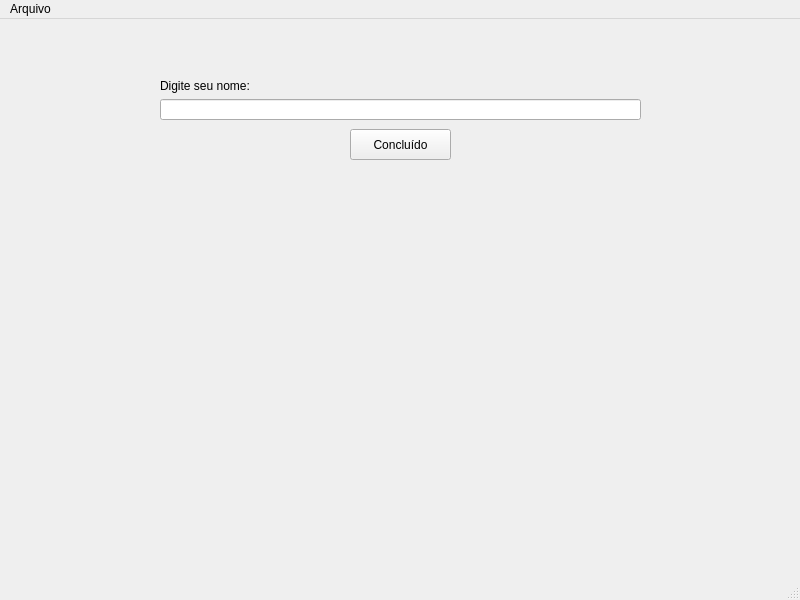
<?xml version="1.0" encoding="UTF-8"?>
<ui version="4.0">
 <class>MainWindow</class>
 <widget class="QMainWindow" name="MainWindow">
  <property name="geometry">
   <rect>
    <x>0</x>
    <y>0</y>
    <width>800</width>
    <height>600</height>
   </rect>
  </property>
  <property name="windowTitle">
   <string>MainWindow</string>
  </property>
  <widget class="QWidget" name="centralwidget">
   <widget class="QLabel" name="output_nome">
    <property name="geometry">
     <rect>
      <x>140</x>
      <y>200</y>
      <width>531</width>
      <height>281</height>
     </rect>
    </property>
    <property name="font">
     <font>
      <pointsize>16</pointsize>
     </font>
    </property>
    <property name="text">
     <string>&lt;html&gt;&lt;head/&gt;&lt;body&gt;&lt;p align=&quot;center&quot;&gt;&lt;br/&gt;&lt;/p&gt;&lt;/body&gt;&lt;/html&gt;</string>
    </property>
    <property name="wordWrap">
     <bool>true</bool>
    </property>
   </widget>
   <widget class="QWidget" name="layoutWidget">
    <property name="geometry">
     <rect>
      <x>160</x>
      <y>60</y>
      <width>481</width>
      <height>41</height>
     </rect>
    </property>
    <layout class="QVBoxLayout" name="verticalLayout">
     <item>
      <widget class="QLabel" name="label_input">
       <property name="text">
        <string>Digite seu nome:</string>
       </property>
      </widget>
     </item>
     <item>
      <widget class="QLineEdit" name="input_nome">
       <property name="text">
        <string/>
       </property>
      </widget>
     </item>
    </layout>
   </widget>
   <widget class="QPushButton" name="pushButton">
    <property name="geometry">
     <rect>
      <x>350</x>
      <y>110</y>
      <width>101</width>
      <height>31</height>
     </rect>
    </property>
    <property name="text">
     <string>Concluído</string>
    </property>
   </widget>
  </widget>
  <widget class="QMenuBar" name="menubar">
   <property name="geometry">
    <rect>
     <x>0</x>
     <y>0</y>
     <width>800</width>
     <height>21</height>
    </rect>
   </property>
   <widget class="QMenu" name="menuArquivo">
    <property name="title">
     <string>Arquivo</string>
    </property>
    <addaction name="actionNovo"/>
    <addaction name="actionAbrir"/>
    <addaction name="actionSalvar"/>
    <addaction name="actionSair"/>
   </widget>
   <addaction name="menuArquivo"/>
  </widget>
  <widget class="QStatusBar" name="statusbar"/>
  <action name="actionNovo">
   <property name="text">
    <string>Novo</string>
   </property>
   <property name="shortcut">
    <string>Ctrl+N</string>
   </property>
  </action>
  <action name="actionAbrir">
   <property name="text">
    <string>Abrir</string>
   </property>
   <property name="shortcut">
    <string>Ctrl+O</string>
   </property>
  </action>
  <action name="actionSalvar">
   <property name="text">
    <string>Salvar</string>
   </property>
   <property name="shortcut">
    <string>Ctrl+S</string>
   </property>
  </action>
  <action name="actionSair">
   <property name="text">
    <string>Sair</string>
   </property>
   <property name="shortcut">
    <string>Esc</string>
   </property>
  </action>
 </widget>
 <resources/>
 <connections/>
</ui>
